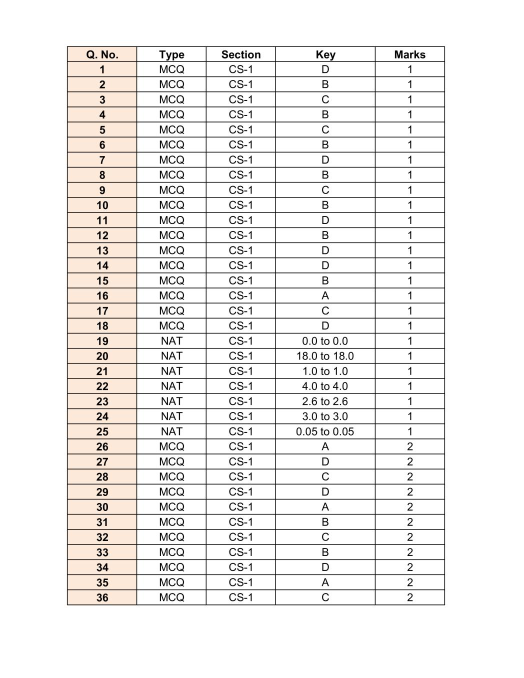
#> input picture test/CS1_key1.jpg, 1047 x 1355 px (shown at 1/2 size)
$ jupyter execute --allow-errors Detect_And_Convert_Tables.ipynb
#> lines starting #> are read from the running program, lines starting #| are printed output that depends on the picture; after the words box and inside, x2 and y2 are one past the last pixel; in counts of white or black regions, pixels touching at a corner belong together
# Getting started
* The algorithm consists of three parts: the first is the __table detection and cell recognition with Open CV__, the second the __thorough allocation of the cells__ to the proper row and column and the third part is the extraction of each allocated cell through __Optical Character Recognition (OCR) with pytesseract__.
* First, we need the input data, which is in my case a __screenshot in png-format__. The goal is to have a dataframe and excel-file with the identical tabular structure, where each cell can be edited and used for further analysis.

# Import necessary files
For more information on the libraries:
[cv2](https://opencv.org/)
[pytesseract](https://pypi.org/project/pytesseract/)

[cell 1]
import cv2
import numpy as np
import pandas as pd
import matplotlib.pyplot as plt
import csv
try:
    from PIL import Image
except ImportError:
    import Image
import pytesseract

##### The first step is to read in your file from the proper path, using thresholding to convert the input image to a binary image and inverting it to get a black background and white lines and fonts.

[cell 2]
#read your file
file=r'test/CS1_key1.jpg'
img = cv2.imread(file,0)
img.shape
#thresholding the image to a binary image
thresh,img_bin = cv2.threshold(img,128,255,cv2.THRESH_BINARY |cv2.THRESH_OTSU)
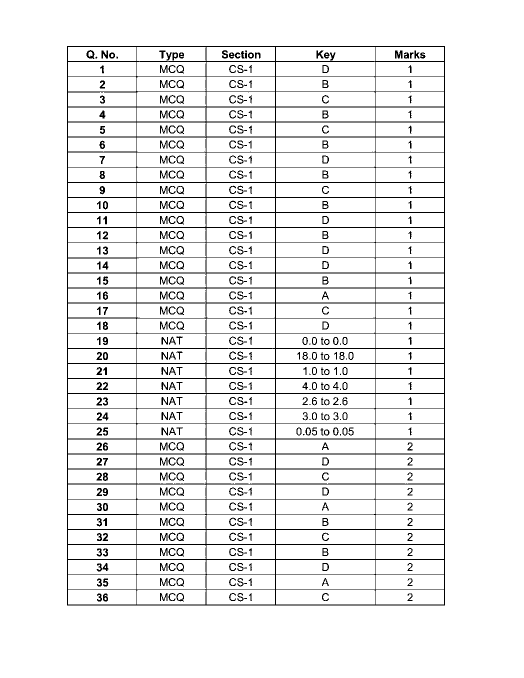
#> img_bin: shape (1355, 1047) (shown at 1/2 size); 93.5% white; black in thin lines or dots, all inside (x1, y1, x2, y2) = (134, 92, 890, 1211)
#> thresh = 152
#inverting the image
img_bin = 255-img_bin
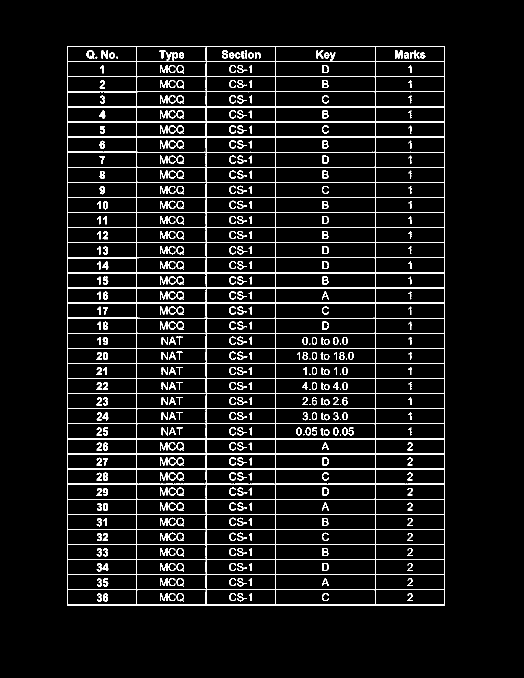
#> img_bin: shape (1355, 1047) (shown at 1/2 size); 6.5% white in thin lines or dots, all inside (x1, y1, x2, y2) = (134, 92, 890, 1211)
cv2.imwrite('test/CS1_key1_inv.jpg',img_bin)
#Plotting the image to see the output
plotting = plt.imshow(img_bin,cmap='gray')
plt.show()

##### The next step is to define a kernel to detect rectangular boxes, and followingly the tabular structure. First, we define the length of the kernel and following the vertical and horizontal kernels to detect later on all vertical lines and all horizontal lines.

[cell 3]
# Length(width) of kernel as 100th of total width
kernel_len = np.array(img).shape[1]//100
# Defining a vertical kernel to detect all vertical lines of image
ver_kernel = cv2.getStructuringElement(cv2.MORPH_RECT, (1, kernel_len))
# Defining a horizontal kernel to detect all horizontal lines of image
hor_kernel = cv2.getStructuringElement(cv2.MORPH_RECT, (kernel_len, 1))
# A kernel of 2x2
kernel = cv2.getStructuringElement(cv2.MORPH_RECT, (2, 2))

##### The next step is the detection of the vertical lines.

[cell 4]
#Use vertical kernel to detect and save the vertical lines in a jpg
image_1 = cv2.erode(img_bin, ver_kernel, iterations=3)
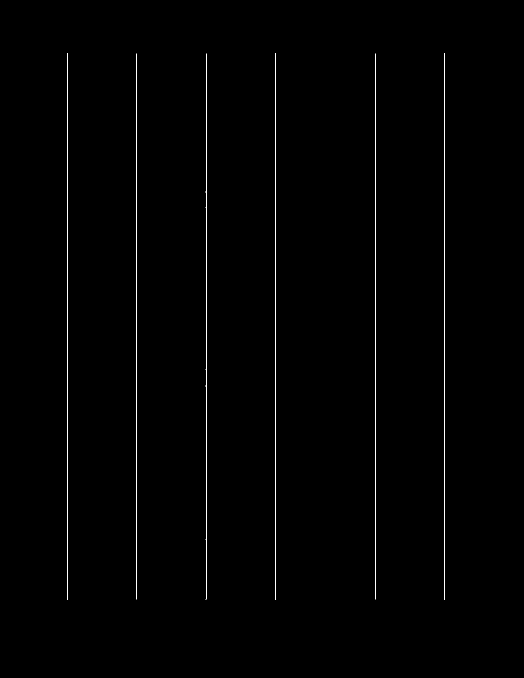
#> image_1: shape (1355, 1047) (shown at 1/2 size); 0.69% white in thin lines or dots, all inside (x1, y1, x2, y2) = (134, 107, 890, 1199)
vertical_lines = cv2.dilate(image_1, ver_kernel, iterations=3)
#> vertical_lines: shape (1355, 1047); 0.72% white in thin lines or dots, all inside (x1, y1, x2, y2) = (134, 95, 890, 1214)
cv2.imwrite("test/CS1_key1_vertical.jpg",vertical_lines)
#Plot the generated image
plotting = plt.imshow(image_1,cmap='gray')
plt.show()

##### And now the same for all horizontal lines.

[cell 5]
#Use horizontal kernel to detect and save the horizontal lines in a jpg
image_2 = cv2.erode(img_bin, hor_kernel, iterations=3)
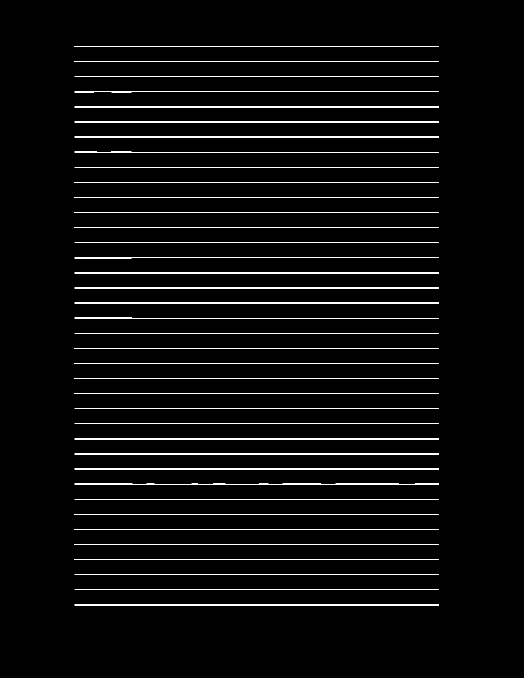
#> image_2: shape (1355, 1047) (shown at 1/2 size); 3.2% white in thin lines or dots, all inside (x1, y1, x2, y2) = (149, 92, 878, 1211)
horizontal_lines = cv2.dilate(image_2, hor_kernel, iterations=3)
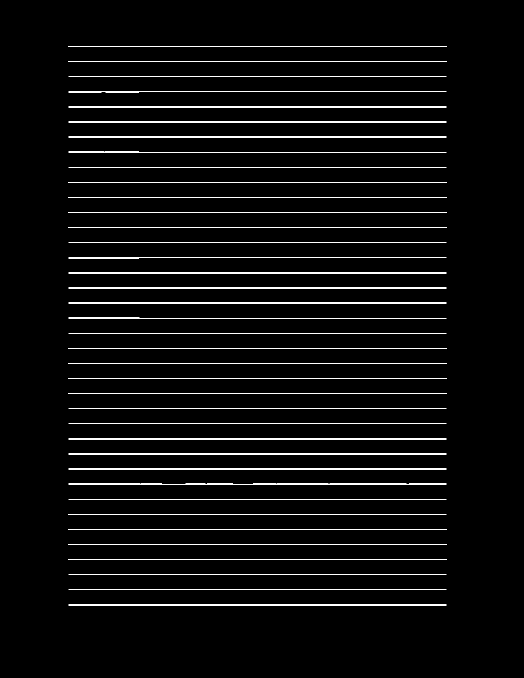
#> horizontal_lines: shape (1355, 1047) (shown at 1/2 size); 3.3% white in thin lines or dots, all inside (x1, y1, x2, y2) = (137, 92, 893, 1211)
cv2.imwrite("test/CS1_key1_horizontal.jpg",horizontal_lines)
#Plot the generated image
plotting = plt.imshow(image_2,cmap='gray')
plt.show()

##### We combine the horizontal and vertical lines to a third image, by weighting both with 0.5. The aim is to get a clear tabular structure to detect each cell.

[cell 6]
# Combine horizontal and vertical lines in a new third image, with both having same weight.
img_vh = cv2.addWeighted(vertical_lines, 0.5, horizontal_lines, 0.5, 0.0)
#Eroding and thesholding the image
img_vh = cv2.erode(~img_vh, kernel, iterations=2)
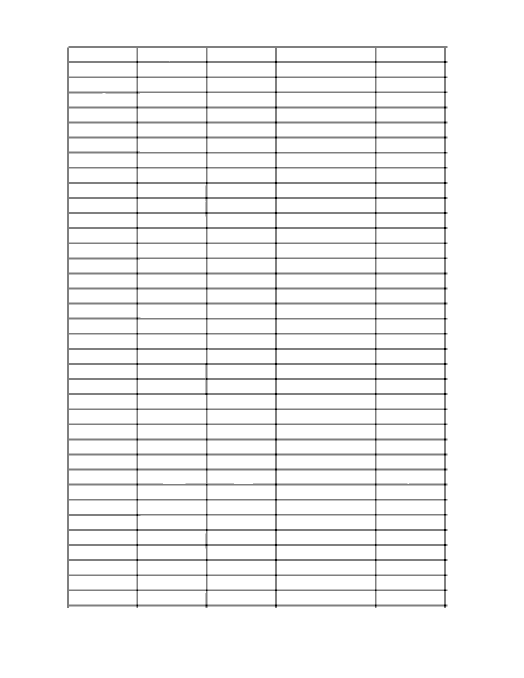
#> img_vh: shape (1355, 1047) (shown at 1/2 size); min 0, max 255, mean 243.4
thresh, img_vh = cv2.threshold(img_vh,128,255, cv2.THRESH_BINARY | cv2.THRESH_OTSU)
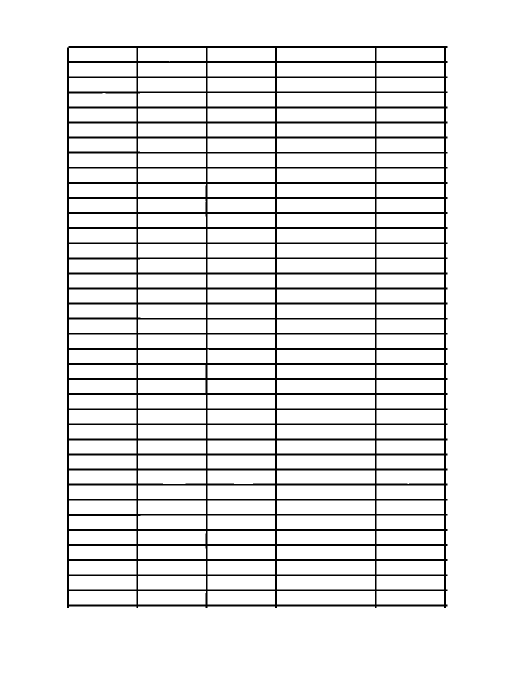
#> img_vh: shape (1355, 1047) (shown at 1/2 size); 91.1% white; 1 black region
#> thresh = 127
cv2.imwrite("test/CS1_key1_vh.jpg", img_vh)
bitxor = cv2.bitwise_xor(img,img_vh)
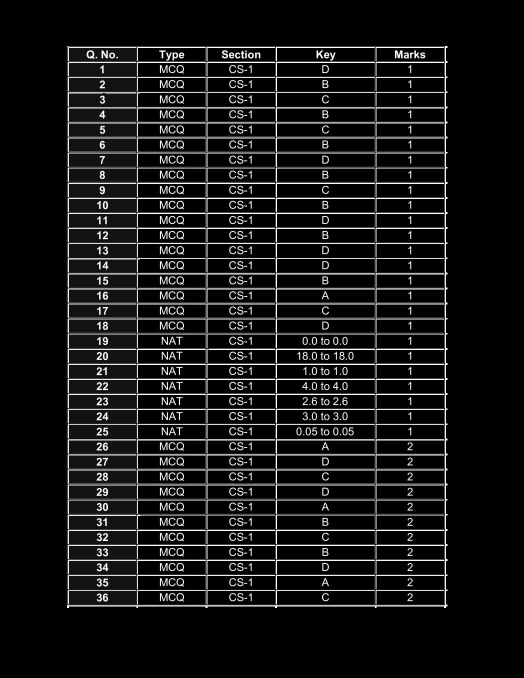
#> bitxor: shape (1355, 1047) (shown at 1/2 size); min 0, max 255, mean 22
bitnot = cv2.bitwise_not(bitxor)
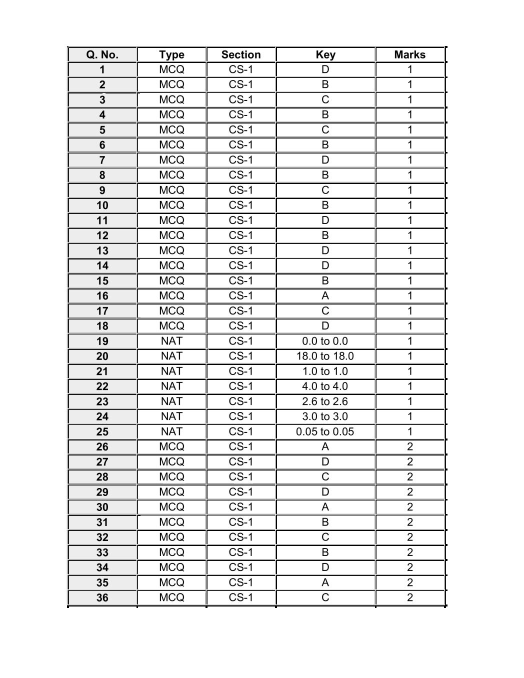
#> bitnot: shape (1355, 1047) (shown at 1/2 size); min 0, max 255, mean 233
#Plotting the generated image
plotting = plt.imshow(bitnot,cmap='gray')
plt.show()

[cell 7]
## My edit

cv2.imwrite("test/CS1_key1_detect_lines.jpg",bitnot)
#> Out = True

##### After having the tabular structure we use the findContours function to detect the contours. This helps us to retrieve the exact coordinates of each box.

[cell 8]
# Detect contours for following box detection
contours, hierarchy = cv2.findContours(img_vh, cv2.RETR_TREE, cv2.CHAIN_APPROX_SIMPLE)
#> contours = 187 contours; largest, box (x1, y1, x2, y2) and area: (0, 0, 1047, 1355) 1416284, (133, 91, 896, 1217) 852156, (554, 1182, 750, 1209) 5070, (554, 1152, 750, 1179) 5070, (554, 1122, 750, 1149) 5070

##### The following function is necessary to get a sequence of the contours and to sort them from top-to-bottom [1](https://www.pyimagesearch.com/2015/04/20/sorting-contours-using-python-and-opencv/).

[cell 9]
def sort_contours(cnts, method="left-to-right"):
    # initialize the reverse flag and sort index
#> called with method = 'top-to-bottom'
    reverse = False
    i = 0
    # handle if we need to sort in reverse
    if method == "right-to-left" or method == "bottom-to-top":
        reverse = True
    # handle if we are sorting against the y-coordinate rather than
    # the x-coordinate of the bounding box
    if method == "top-to-bottom" or method == "bottom-to-top":
        i = 1
    # construct the list of bounding boxes and sort them from top to
    # bottom
    boundingBoxes = [cv2.boundingRect(c) for c in cnts]
#> boundingBoxes = 187 items, first 6: (0, 0, 1047, 1355), (133, 91, 763, 1126), (753, 1182, 135, 27), (554, 1182, 196, 27), (415, 1182, 135, 27), (276, 1182, 136, 27)
    (cnts, boundingBoxes) = zip(*sorted(zip(cnts, boundingBoxes),
    key=lambda b:b[1][i], reverse=reverse))
#> cnts = 187 contours; largest, box (x1, y1, x2, y2) and area: (0, 0, 1047, 1355) 1416284, (133, 91, 896, 1217) 852156, (554, 126, 750, 153) 5070, (554, 156, 750, 183) 5070, (554, 186, 750, 213) 5070; boundingBoxes = 187 items, first 6: (0, 0, 1047, 1355), (133, 91, 763, 1126), (753, 96, 135, 26), (554, 96, 196, 26), (415, 96, 135, 26), (276, 96, 136, 27)
    # return the list of sorted contours and bounding boxes
    return (cnts, boundingBoxes)

# Sort all the contours by top to bottom.
contours, boundingBoxes = sort_contours(contours, method="top-to-bottom")
#> contours has the same summary as cnts in sort_contours

# How to retrieve the cells position
##### The further steps are necessary to define the right location, which means proper column and row, of each cell. First, we need to retrieve the height for each cell and store it in the list heights. Then we take the mean from the heights.

[cell 10]
#Creating a list of heights for all detected boxes
heights = [boundingBoxes[i][3] for i in range(len(boundingBoxes))]
#> heights = 187 values, max 1355 at index 0, min 26 at index 2, mean 39.56
#Get mean of heights
mean = np.mean(heights)
#> mean = 39.56

##### Next we retrieve the position, width and height of each contour and store it in the box list. Then we draw rectangles around all our boxes and plot the image. In my case I only did it for boxes smaller then a width of 1000 px and a height of 500 px to neglect rectangles which might be no cells, e.g. the table as a whole. These two values depend on your image size, so in case your image is a lot smaller or bigger you need to adjust both.

[cell 11]
#Create list box to store all boxes in
box = []
# Get position (x,y), width and height for every contour and show the contour on image
for c in contours:
    x, y, w, h = cv2.boundingRect(c)
    if (w<1000 and h<500):
        image = cv2.rectangle(img,(x,y),(x+w,y+h),(0,255,0),2)
        box.append([x,y,w,h])
#> this loop made 187 passes
#> (c, x, y, w, h) on passes 1, 3, 4: ([[0, 0], [0, 1354], [1046, 1354], [1046, 0]], 0, 0, 1047, 1355), ([[753, 96], [753, 121], [887, 121], [887, 96]], 753, 96, 135, 26), ([[554, 96], [554, 121], [749, 121], [749, 96]], 554, 96, 196, 26)
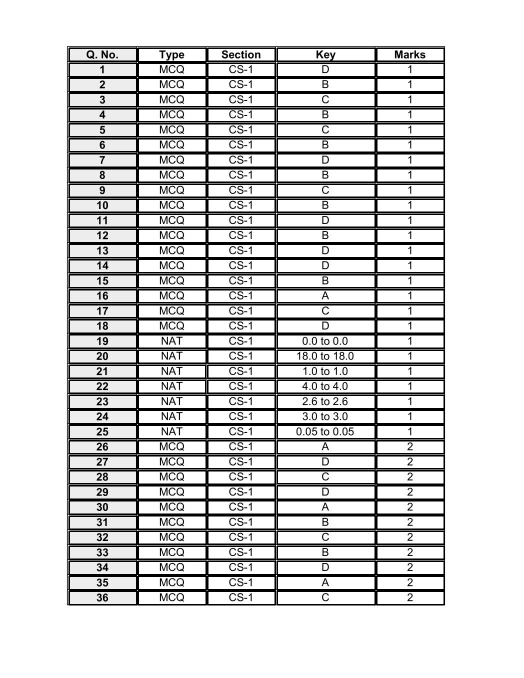
#> img: shape (1355, 1047) (shown at 1/2 size); min 0, max 255, mean 212.5
#> after the loop, box = 185 items, first 6: [753, 96, 135, 26], [554, 96, 196, 26], [415, 96, 135, 26], [276, 96, 136, 27], [138, 96, 135, 26], [753, 126, 135, 27]
plotting = plt.imshow(image,cmap='gray')
plt.show()

##### Now as we have every cell, its location, height and width we need to get the right location within the table. Therefore, we need to know in which row and which column it is located. As long as a box does not differ more than its own (height + mean/2) the box is in the same row. As soon as the height difference is higher than the current (height + mean/2) , we know that a new row starts. Columns are logically arranged from left to right.

[cell 12]
#Creating two lists to define row and column in which cell is located
row=[]
column=[]
j=0
#Sorting the boxes to their respective row and column
for i in range(len(box)):
    if(i==0):
        column.append(box[i])
        previous=box[i]
    else:
        if(box[i][1]<=previous[1]+mean/2):
            column.append(box[i])
            previous=box[i]
            if(i==len(box)-1):
                row.append(column)
        else:
            row.append(column)
            column=[]
            previous = box[i]
            column.append(box[i])
#> this loop made 185 passes
#> after the loop, row = 37 items
print(column)
#| [[753, 1182, 135, 27], [554, 1182, 196, 27], [415, 1182, 135, 27], [276, 1182, 136, 27], [138, 1182, 135, 27]]
print(row)
#> (printed output is left out)

##### Next we calculate the maximum number of columns (meaning cells) to understand how many columns our final dataframe/table will have.

[cell 13]
#calculating maximum number of cells
countcol = 0
for i in range(len(row)):
    countcol = len(row[i])
    if countcol > countcol:
        countcol = countcol
#> this loop made 37 passes

##### After having the maximum number of cells we store the midpoint of each column in a list, create an array and sort the values.

[cell 14]
#Retrieving the center of each column
center = [int(row[i][j][0]+row[i][j][2]/2) for j in range(len(row[i])) if row[0]]
#> center = [820, 652, 482, 344, 205]
center=np.array(center)
center.sort()

##### At this point, we have all boxes and their values, but as you might see in the output of your row list the values are not always sorted in the right order. That’s what we do next regarding the distance to the columns center. The proper sequence we store in the list finalboxes.

[cell 15]
# Regarding the distance to the columns center, the boxes are arranged in respective order
finalboxes = []
for i in range(len(row)):
    lis=[]
    for k in range(countcol):
        lis.append([])
    for j in range(len(row[i])):
        diff = abs(center-(row[i][j][0]+row[i][j][2]/4))
        minimum = min(diff)
        indexing = list(diff).index(minimum)
        lis[indexing].append(row[i][j])
    finalboxes.append(lis)
#> after the loop, finalboxes = 37 items
